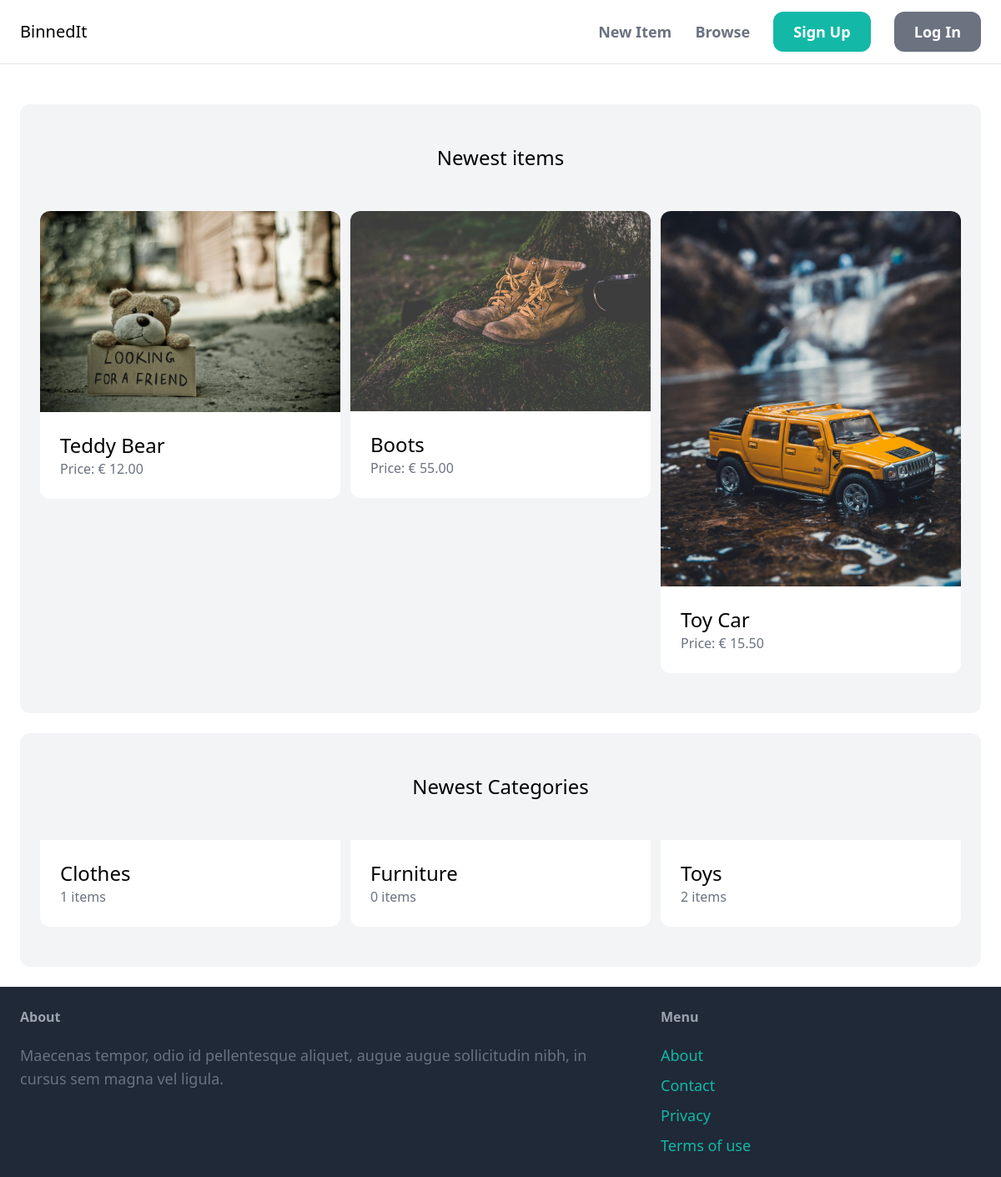
The page / on the database its author committed.
### item/models.py (models this page shows, shortened)
class Item(models.Model):
    category = models.ForeignKey(
        Category, related_name='items', on_delete=models.CASCADE)
    name = models.CharField(max_length=255)
    description = models.TextField(blank=True, null=True)
    price = models.DecimalField(max_digits=999, decimal_places=2)
    image = models.ImageField(upload_to='item_images', blank=True, null=True)
    is_sold = models.BooleanField(default=False)
    create_by = models.ForeignKey(
        User, related_name='items', on_delete=models.CASCADE)
    created_at = models.DateTimeField(auto_now_add=True)

class Category(models.Model):
    name = models.CharField(max_length=255)
    class Meta:
        ordering = ('name',)
        verbose_name_plural = 'Categories'

### core/views.py (the view)
# urls.py: path('', views.index, name="index"),
def index(request):
    items = Item.objects.filter(is_sold=False)[0:6]
    categories = Category.objects.all()
    return render(request, 'core/index.html', {
        'categories': categories,
        'items': items,
    })

### core/templates/core/index.html (shortened to what this page needs)
{% extends 'core/base.html' %}
{%block content %}
<div class="mt-6 px-6 py-12 bg-gray-100 rounded-xl">
    <h2 class="mb-12 text-2xl text-center">Newest items</h2>
    <div class="grid grid-cols-3 gap-3">
        {% for item in items %}
        <div>
            <a href="{% url 'item:detail' item.id %}">
                <div>
                    <img src = "{{ item.image.url }}" class="rounded-t-xl">
                </div>
                <div class="p-6 bg-white rounded-b-xl">
                    <h2 class="text-2xl">{{item.name}}</h2>
                    <p class="text-gray-500">Price: € {{item.price}}</p>
                </div>
            </a>
        </div>
        {% endfor %}
    </div>
</div>
<div class="mt-6 px-6 py-12 bg-gray-100 rounded-xl">
    <h2 class="mb-12 text-2xl text-center">Newest Categories</h2>
    <div class="grid grid-cols-3 gap-3">
        {% for category in categories %}
            <div>
                <a href="#">
                    <div class="p-6 bg-white rounded-b-xl">
                        <h2 class="text-2xl">{{category.name}}</h2>
                        <p class="text-gray-500">{{category.items.count}} items</p>
                    </div>
                </a>
            </div>
        {% endfor %}
    </div>
</div>
{% endblock %}

### rows shown on the page
Item: image (picture), name "Teddy Bear", price "12.00"
Item: image (picture), name "Boots", price "55.00"
Item: image (picture), name "Toy Car", price "15.50"
Category: name "Clothes", items.count "1"
Category: name "Furniture", items.count "0"
Category: name "Toys", items.count "2"
